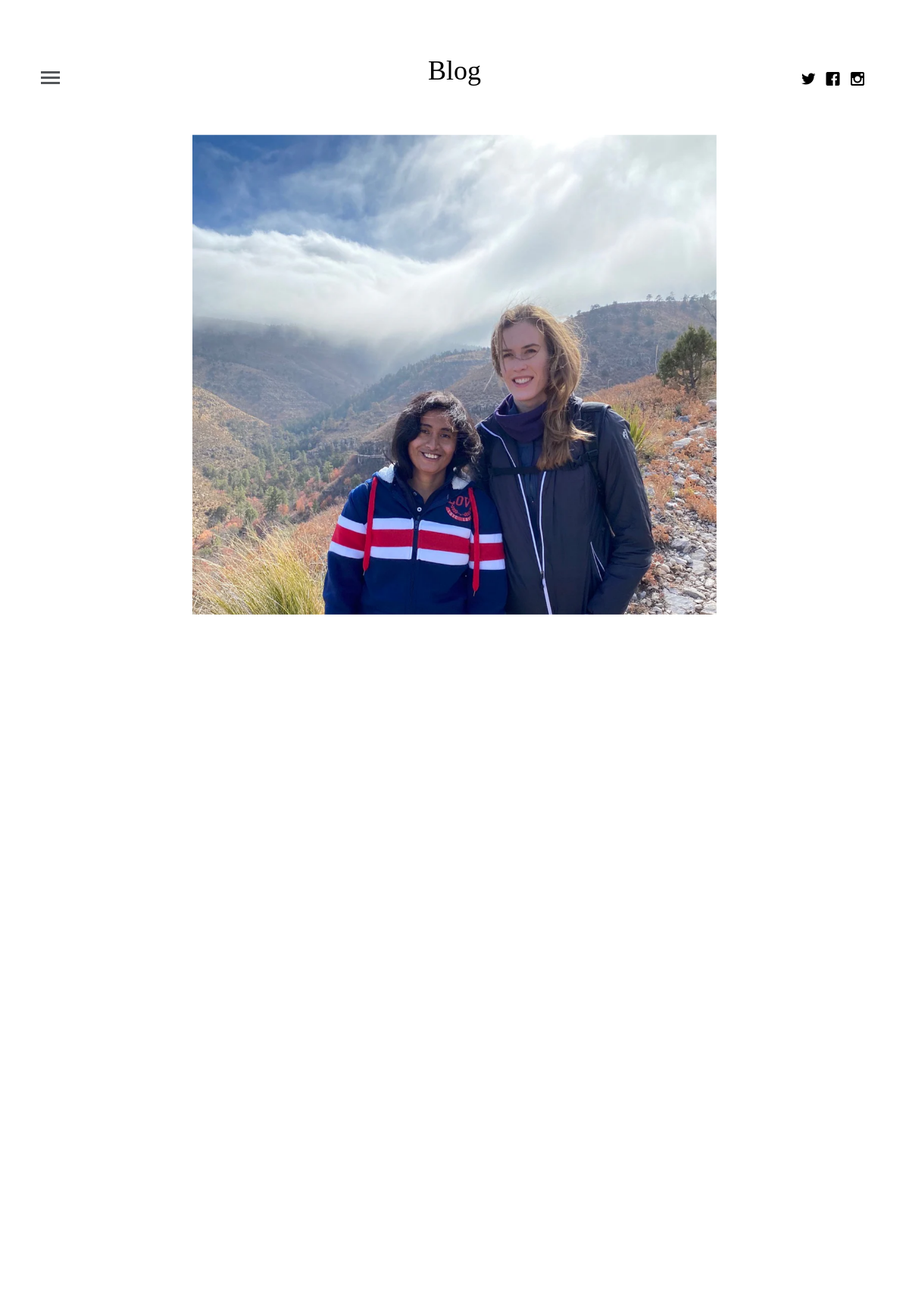
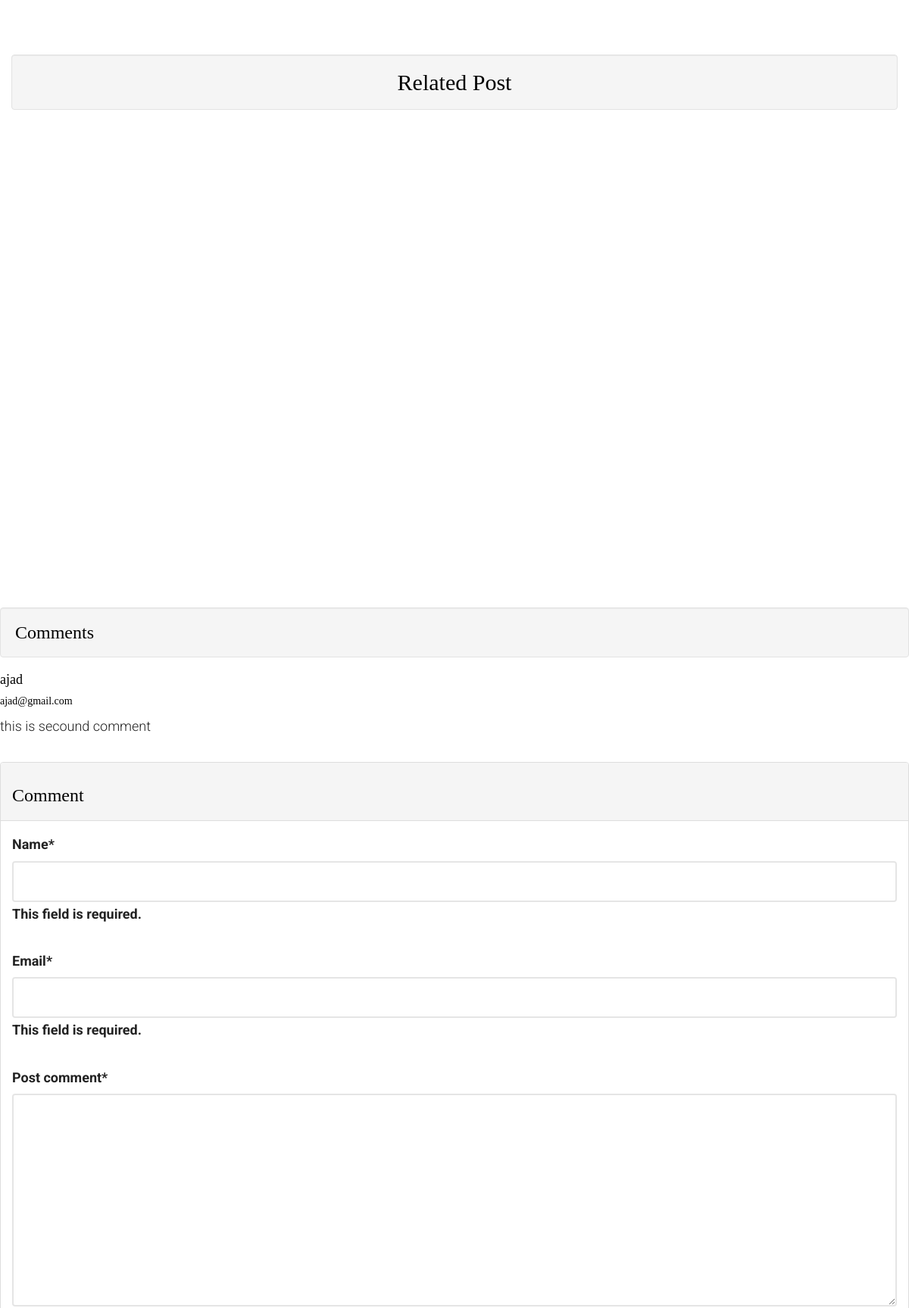
/single_article/2/ (upper part), run on the app's committed database (2 pictures, top to bottom).
### app/models.py (models this page shows, shortened)
class Article(models.Model):
    article_author = models.ForeignKey(Author, on_delete=models.CASCADE)
    title = models.CharField(max_length=100)
    description = models.TextField(null=True)
    category = models.ForeignKey(Category, on_delete=models.CASCADE)
    posted_on = models.DateTimeField(auto_now=False, auto_now_add=True)
    updated_on = models.DateTimeField(auto_now=True, auto_now_add=False)
    image = models.ImageField()

class Comment(models.Model):
    post = models.ForeignKey(Article, on_delete=models.CASCADE)
    name = models.CharField(max_length=100)
    email = models.EmailField(max_length=100)
    post_comment = models.TextField()

### app/views.py (the view)
# urls.py: path('single_article/<int:id>/', views.singlePage, name='single_article'),
def singlePage(request, id):
    obj = get_object_or_404(Article, id=id)
    getComment = Comment.objects.filter(post=id)
    related_post = Article.objects.filter(category=obj.category).exclude(id=id)
    form = CommentFrom(request.POST)
    if form.is_valid():
        instance = form.save(commit=False)
        instance.post = obj
        instance.save()
    context = {
        'obj': obj,
        'related_post': related_post,
        'form':form,
        'getComment':getComment,
    }
    return render(request, "single.html", context)

### app/forms.py
class CommentFrom(forms.ModelForm):
    class Meta:
        model = Comment
        fields = ['name','email','post_comment']

### templates/single.html (shortened to what this page needs)
{% extends 'base.html' %}
{% load static %}
{% block content %}
{% load crispy_forms_tags %}
	<div class="container-fluid">
		<div class="row fh5co-post-entry single-entry">
			<article class="col-lg-8 col-lg-offset-2 col-md-8 col-md-offset-2 col-sm-8 col-sm-offset-2 col-xs-12 col-xs-offset-0">
				<figure class="animate-box">
					<img src="{{obj.image.url}}" alt="Image" class="img-responsive">
				</figure>
				<div class="col-lg-12 col-lg-offset-0 col-md-12 col-md-offset-0 col-sm-12 col-sm-offset-0 col-xs-12 col-xs-offset-0 text-left content-article">
					<div class="row">
					</div>
				</div>
			</article>
			</div>
				<h2 class="text-center pb-5px well">Related Post</h2>
		   </div>
			<h3 class="well">Comments</h3>
			<div>
				{% for c in getComment %}
				<div>
					<h4>{{c.name}}</h4>
					<h5>{{c.email}}</h5>
					<p>{{c.post_comment}}</p>
				</div>
				{% empty %}
				<h3>Sorry!No comment found</h3>
				{% endfor %}
			</div>
			<div class="panel panel-default">
			  <div class="panel-heading">
				  <h3>Comment</h3>
			  </div>
			  <div class="panel-body">
				  <form action="" method="POST">
					  {{form|crispy}}
				  </form>
			  </div>
			</div>
{% endblock %}

### app/static/css/style.css (style rules this page uses)
body { font-family: "Roboto", arial, sans-serif; font-size: 18px; font-weight: 300; line-height: 1.8; color: #222; background: #fff; }
h1, h2, h3, h4, h5, h6 { font-family: "Playfair Display", times, serif; color: #000; }
p { margin-bottom: 30px; }
.form-control { box-shadow: none; background: transparent; border: 2px solid rgba(0, 0, 0, 0.1); height: 54px; font-size: 18px; font-weight: 300; }
@media screen and (max-width: 1200px) { .fh5co-post-entry article { margin-bottom: 80px; padding-left: 10px; padding-right: 10px; } }
.fh5co-post-entry article { text-align: center; float: left; margin-bottom: 110px; padding-left: 3em; padding-right: 3em; }
.fh5co-post-entry article figure { margin-bottom: 30px; }
.fh5co-post-entry article .content-article { padding-top: 4em; }
.js .to-animate, .js .to-animate-2, .js .animate-box { opacity: 0; }

### data on the page
Article: image (picture)
Comment: name "ajad", email "ajad@gmail.com", post_comment "this is secound comment"
